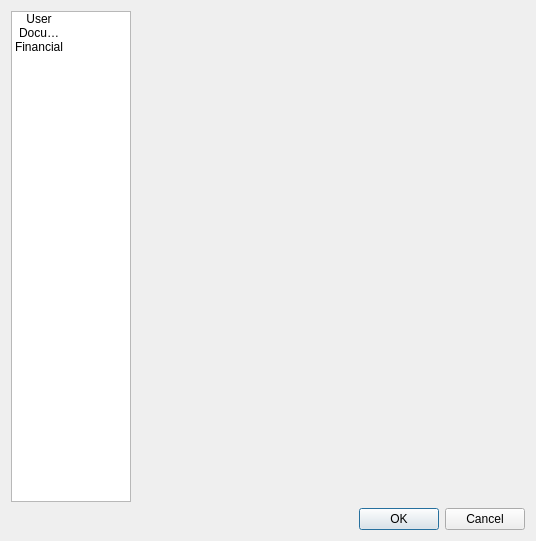
<?xml version="1.0" encoding="UTF-8"?>
<ui version="4.0">
 <class>SettingsDialog</class>
 <widget class="QDialog" name="SettingsDialog">
  <property name="geometry">
   <rect>
    <x>0</x>
    <y>0</y>
    <width>536</width>
    <height>541</height>
   </rect>
  </property>
  <property name="windowTitle">
   <string>Settings</string>
  </property>
  <property name="windowIcon">
   <iconset resource="../../resources.qrc">
    <normaloff>:/icon/settings</normaloff>:/icon/settings</iconset>
  </property>
  <layout class="QVBoxLayout" name="verticalLayout">
   <item>
    <layout class="QHBoxLayout" name="horizontalLayout" stretch="0,0">
     <item>
      <widget class="QListWidget" name="listWidget">
       <property name="maximumSize">
        <size>
         <width>120</width>
         <height>16777215</height>
        </size>
       </property>
       <property name="movement">
        <enum>QListView::Free</enum>
       </property>
       <property name="flow">
        <enum>QListView::LeftToRight</enum>
       </property>
       <property name="spacing">
        <number>20</number>
       </property>
       <property name="viewMode">
        <enum>QListView::IconMode</enum>
       </property>
       <property name="uniformItemSizes">
        <bool>true</bool>
       </property>
       <item>
        <property name="text">
         <string>User</string>
        </property>
        <property name="icon">
         <iconset resource="../../resources.qrc">
          <normaloff>:/icon/settings_user</normaloff>:/icon/settings_user</iconset>
        </property>
       </item>
       <item>
        <property name="text">
         <string>Documents</string>
        </property>
        <property name="icon">
         <iconset resource="../../resources.qrc">
          <normaloff>:/icon/settings_documents</normaloff>:/icon/settings_documents</iconset>
        </property>
       </item>
       <item>
        <property name="text">
         <string>Financial</string>
        </property>
        <property name="icon">
         <iconset resource="../../resources.qrc">
          <normaloff>:/icon/settings_financial</normaloff>:/icon/settings_financial</iconset>
        </property>
       </item>
      </widget>
     </item>
     <item>
      <widget class="QStackedWidget" name="stackedWidget">
       <property name="currentIndex">
        <number>-1</number>
       </property>
      </widget>
     </item>
    </layout>
   </item>
   <item>
    <widget class="QDialogButtonBox" name="buttonBox">
     <property name="orientation">
      <enum>Qt::Horizontal</enum>
     </property>
     <property name="standardButtons">
      <set>QDialogButtonBox::Cancel|QDialogButtonBox::Ok</set>
     </property>
    </widget>
   </item>
  </layout>
 </widget>
 <resources>
  <include location="../../resources.qrc"/>
 </resources>
 <connections>
  <connection>
   <sender>buttonBox</sender>
   <signal>accepted()</signal>
   <receiver>SettingsDialog</receiver>
   <slot>accept()</slot>
   <hints>
    <hint type="sourcelabel">
     <x>248</x>
     <y>254</y>
    </hint>
    <hint type="destinationlabel">
     <x>157</x>
     <y>274</y>
    </hint>
   </hints>
  </connection>
  <connection>
   <sender>buttonBox</sender>
   <signal>rejected()</signal>
   <receiver>SettingsDialog</receiver>
   <slot>reject()</slot>
   <hints>
    <hint type="sourcelabel">
     <x>316</x>
     <y>260</y>
    </hint>
    <hint type="destinationlabel">
     <x>286</x>
     <y>274</y>
    </hint>
   </hints>
  </connection>
 </connections>
</ui>
